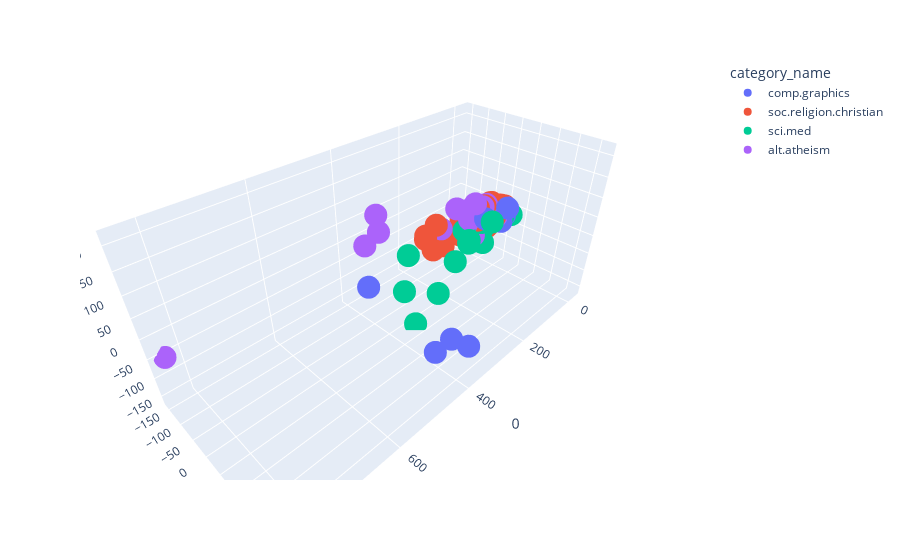

Notebook source saved alongside this figure:
### Code cell
#df = px.data.election()
fig = px.scatter_3d(X_reduced_new, x=0, y=1, z=2, color = 'category_name')
fig.show()

### Figure 1 — Plotly figure (JSON) as saved in the notebook; plotly's stock layout.template omitted (floating-point values rounded to 4 significant figures; data arrays with more than 128 entries replaced by an {"elided": "..."} marker saying what was removed)
{"data": [{"hovertemplate": "category_name=comp.graphics<br>0=%{x}<br>1=%{y}<br>2=%{z}<extra></extra>", "legendgroup": "comp.graphics", "marker": {"color": "#636efa", "symbol": "circle"}, "mode": "markers", "name": "comp.graphics", "scene": "scene", "showlegend": true, "type": "scatter3d", "x": {"elided": "584 float values"}, "y": {"elided": "584 float values"}, "z": {"elided": "584 float values"}}, {"hovertemplate": "category_name=soc.religion.christian<br>0=%{x}<br>1=%{y}<br>2=%{z}<extra></extra>", "legendgroup": "soc.religion.christian", "marker": {"color": "#EF553B", "symbol": "circle"}, "mode": "markers", "name": "soc.religion.christian", "scene": "scene", "showlegend": true, "type": "scatter3d", "x": {"elided": "599 float values"}, "y": {"elided": "599 float values"}, "z": {"elided": "599 float values"}}, {"hovertemplate": "category_name=sci.med<br>0=%{x}<br>1=%{y}<br>2=%{z}<extra></extra>", "legendgroup": "sci.med", "marker": {"color": "#00cc96", "symbol": "circle"}, "mode": "markers", "name": "sci.med", "scene": "scene", "showlegend": true, "type": "scatter3d", "x": {"elided": "594 float values"}, "y": {"elided": "594 float values"}, "z": {"elided": "594 float values"}}, {"hovertemplate": "category_name=alt.atheism<br>0=%{x}<br>1=%{y}<br>2=%{z}<extra></extra>", "legendgroup": "alt.atheism", "marker": {"color": "#ab63fa", "symbol": "circle"}, "mode": "markers", "name": "alt.atheism", "scene": "scene", "showlegend": true, "type": "scatter3d", "x": {"elided": "480 float values"}, "y": {"elided": "480 float values"}, "z": {"elided": "480 float values"}}], "layout": {"autosize": true, "legend": {"title": {"text": "category_name"}, "tracegroupgap": 0}, "margin": {"t": 60}, "scene": {"aspectmode": "auto", "aspectratio": {"x": 1.725, "y": 0.7617, "z": 0.761}, "camera": {"center": {"x": 0, "y": 0, "z": 0}, "eye": {"x": 1.14, "y": 1.14, "z": 1.14}, "projection": {"type": "perspective"}, "up": {"x": 0.00126, "y": -0.001259, "z": 1.0}}, "domain": {"x": [0, 1], "y": [0, 1]}, "xaxis": {"title": {"text": "0"}, "type": "linear"}, "yaxis": {"title": {"text": "1"}, "type": "linear"}, "zaxis": {"title": {"text": "2"}, "type": "linear"}}}}
